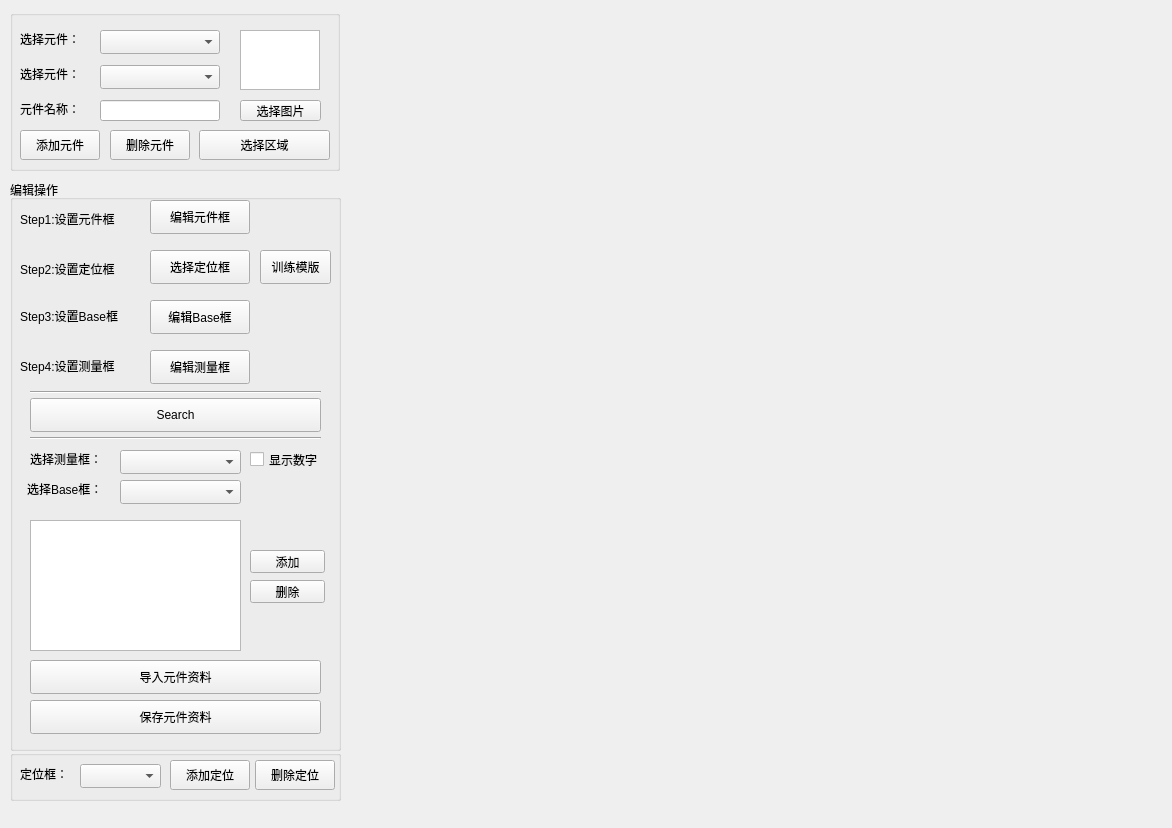
<?xml version="1.0" encoding="UTF-8"?>
<ui version="4.0">
 <class>QVLCellEditor</class>
 <widget class="QWidget" name="QVLCellEditor">
  <property name="geometry">
   <rect>
    <x>0</x>
    <y>0</y>
    <width>1172</width>
    <height>828</height>
   </rect>
  </property>
  <property name="windowTitle">
   <string>QVLCellEditor</string>
  </property>
  <widget class="QGroupBox" name="groupBox">
   <property name="geometry">
    <rect>
     <x>10</x>
     <y>180</y>
     <width>331</width>
     <height>571</height>
    </rect>
   </property>
   <property name="title">
    <string>编辑操作</string>
   </property>
   <widget class="QPushButton" name="pushButton_editCellFrame">
    <property name="geometry">
     <rect>
      <x>140</x>
      <y>20</y>
      <width>100</width>
      <height>34</height>
     </rect>
    </property>
    <property name="text">
     <string>编辑元件框</string>
    </property>
   </widget>
   <widget class="QPushButton" name="pushButton_editCellLocFrame">
    <property name="geometry">
     <rect>
      <x>140</x>
      <y>70</y>
      <width>100</width>
      <height>34</height>
     </rect>
    </property>
    <property name="text">
     <string>选择定位框</string>
    </property>
   </widget>
   <widget class="QPushButton" name="pushButton_editCellBase">
    <property name="geometry">
     <rect>
      <x>140</x>
      <y>120</y>
      <width>100</width>
      <height>34</height>
     </rect>
    </property>
    <property name="text">
     <string>编辑Base框</string>
    </property>
   </widget>
   <widget class="QPushButton" name="pushButton_editCellDetect">
    <property name="geometry">
     <rect>
      <x>140</x>
      <y>170</y>
      <width>100</width>
      <height>34</height>
     </rect>
    </property>
    <property name="text">
     <string>编辑测量框</string>
    </property>
   </widget>
   <widget class="QLabel" name="label_8">
    <property name="geometry">
     <rect>
      <x>10</x>
      <y>30</y>
      <width>161</width>
      <height>18</height>
     </rect>
    </property>
    <property name="text">
     <string>Step1:设置元件框</string>
    </property>
   </widget>
   <widget class="QLabel" name="label_10">
    <property name="geometry">
     <rect>
      <x>10</x>
      <y>80</y>
      <width>151</width>
      <height>18</height>
     </rect>
    </property>
    <property name="text">
     <string>Step2:设置定位框</string>
    </property>
   </widget>
   <widget class="QLabel" name="label_13">
    <property name="geometry">
     <rect>
      <x>10</x>
      <y>127</y>
      <width>161</width>
      <height>18</height>
     </rect>
    </property>
    <property name="text">
     <string>Step3:设置Base框</string>
    </property>
   </widget>
   <widget class="QLabel" name="label_14">
    <property name="geometry">
     <rect>
      <x>10</x>
      <y>177</y>
      <width>161</width>
      <height>18</height>
     </rect>
    </property>
    <property name="text">
     <string>Step4:设置测量框</string>
    </property>
   </widget>
   <widget class="QComboBox" name="comboBox_cellDetectIndex">
    <property name="geometry">
     <rect>
      <x>110</x>
      <y>270</y>
      <width>121</width>
      <height>24</height>
     </rect>
    </property>
   </widget>
   <widget class="QLabel" name="label_16">
    <property name="geometry">
     <rect>
      <x>20</x>
      <y>270</y>
      <width>81</width>
      <height>18</height>
     </rect>
    </property>
    <property name="text">
     <string>选择测量框：</string>
    </property>
   </widget>
   <widget class="QTableView" name="tableView_ItemDetAndBase">
    <property name="geometry">
     <rect>
      <x>20</x>
      <y>340</y>
      <width>211</width>
      <height>131</height>
     </rect>
    </property>
    <property name="autoScroll">
     <bool>false</bool>
    </property>
   </widget>
   <widget class="QComboBox" name="comboBox_cellBaseIndex">
    <property name="geometry">
     <rect>
      <x>110</x>
      <y>300</y>
      <width>121</width>
      <height>24</height>
     </rect>
    </property>
   </widget>
   <widget class="QLabel" name="label_17">
    <property name="geometry">
     <rect>
      <x>17</x>
      <y>300</y>
      <width>91</width>
      <height>18</height>
     </rect>
    </property>
    <property name="text">
     <string>选择Base框：</string>
    </property>
   </widget>
   <widget class="QPushButton" name="pushButton_AddRelation">
    <property name="geometry">
     <rect>
      <x>240</x>
      <y>370</y>
      <width>75</width>
      <height>23</height>
     </rect>
    </property>
    <property name="text">
     <string>添加</string>
    </property>
   </widget>
   <widget class="QPushButton" name="pushButton_DeleteRelation">
    <property name="geometry">
     <rect>
      <x>240</x>
      <y>400</y>
      <width>75</width>
      <height>23</height>
     </rect>
    </property>
    <property name="text">
     <string>删除</string>
    </property>
   </widget>
   <widget class="Line" name="line">
    <property name="geometry">
     <rect>
      <x>20</x>
      <y>250</y>
      <width>291</width>
      <height>16</height>
     </rect>
    </property>
    <property name="orientation">
     <enum>Qt::Horizontal</enum>
    </property>
   </widget>
   <widget class="QPushButton" name="pushButton_loadConfigFile">
    <property name="geometry">
     <rect>
      <x>20</x>
      <y>480</y>
      <width>291</width>
      <height>34</height>
     </rect>
    </property>
    <property name="text">
     <string>导入元件资料</string>
    </property>
   </widget>
   <widget class="QPushButton" name="pushButton_saveConfigFile">
    <property name="geometry">
     <rect>
      <x>20</x>
      <y>520</y>
      <width>291</width>
      <height>34</height>
     </rect>
    </property>
    <property name="text">
     <string>保存元件资料</string>
    </property>
   </widget>
   <widget class="QCheckBox" name="checkBox_showNumber">
    <property name="geometry">
     <rect>
      <x>240</x>
      <y>270</y>
      <width>91</width>
      <height>19</height>
     </rect>
    </property>
    <property name="text">
     <string>显示数字</string>
    </property>
   </widget>
   <widget class="QPushButton" name="pushButton_editCellLocLearn">
    <property name="geometry">
     <rect>
      <x>250</x>
      <y>70</y>
      <width>71</width>
      <height>34</height>
     </rect>
    </property>
    <property name="text">
     <string>训练模版</string>
    </property>
   </widget>
   <widget class="Line" name="line_2">
    <property name="geometry">
     <rect>
      <x>20</x>
      <y>204</y>
      <width>291</width>
      <height>16</height>
     </rect>
    </property>
    <property name="orientation">
     <enum>Qt::Horizontal</enum>
    </property>
   </widget>
   <widget class="QPushButton" name="pushButton_searchCell">
    <property name="geometry">
     <rect>
      <x>20</x>
      <y>218</y>
      <width>291</width>
      <height>34</height>
     </rect>
    </property>
    <property name="text">
     <string>Search</string>
    </property>
   </widget>
  </widget>
  <widget class="QGroupBox" name="groupBox_3">
   <property name="geometry">
    <rect>
     <x>10</x>
     <y>10</y>
     <width>330</width>
     <height>161</height>
    </rect>
   </property>
   <property name="title">
    <string/>
   </property>
   <widget class="QPushButton" name="pushButton_addCell">
    <property name="geometry">
     <rect>
      <x>10</x>
      <y>120</y>
      <width>80</width>
      <height>30</height>
     </rect>
    </property>
    <property name="text">
     <string>添加元件</string>
    </property>
   </widget>
   <widget class="QPushButton" name="pushButton_deleteCell">
    <property name="geometry">
     <rect>
      <x>100</x>
      <y>120</y>
      <width>80</width>
      <height>30</height>
     </rect>
    </property>
    <property name="text">
     <string>删除元件</string>
    </property>
   </widget>
   <widget class="QLabel" name="label_9">
    <property name="geometry">
     <rect>
      <x>10</x>
      <y>90</y>
      <width>81</width>
      <height>18</height>
     </rect>
    </property>
    <property name="text">
     <string>元件名称：</string>
    </property>
   </widget>
   <widget class="QLineEdit" name="lineEdit_CellName">
    <property name="enabled">
     <bool>true</bool>
    </property>
    <property name="geometry">
     <rect>
      <x>90</x>
      <y>90</y>
      <width>120</width>
      <height>21</height>
     </rect>
    </property>
   </widget>
   <widget class="QComboBox" name="comboBox_cellIndex">
    <property name="geometry">
     <rect>
      <x>90</x>
      <y>55</y>
      <width>120</width>
      <height>24</height>
     </rect>
    </property>
   </widget>
   <widget class="QLabel" name="label_7">
    <property name="geometry">
     <rect>
      <x>10</x>
      <y>55</y>
      <width>81</width>
      <height>18</height>
     </rect>
    </property>
    <property name="text">
     <string>选择元件：</string>
    </property>
   </widget>
   <widget class="QGraphicsView" name="graphicsView_cellBitmap">
    <property name="geometry">
     <rect>
      <x>230</x>
      <y>20</y>
      <width>80</width>
      <height>60</height>
     </rect>
    </property>
   </widget>
   <widget class="QPushButton" name="pushButton_selectCellBitmap">
    <property name="geometry">
     <rect>
      <x>230</x>
      <y>90</y>
      <width>81</width>
      <height>21</height>
     </rect>
    </property>
    <property name="text">
     <string>选择图片</string>
    </property>
   </widget>
   <widget class="QComboBox" name="comboBox_cellType">
    <property name="geometry">
     <rect>
      <x>90</x>
      <y>20</y>
      <width>120</width>
      <height>24</height>
     </rect>
    </property>
   </widget>
   <widget class="QLabel" name="label_12">
    <property name="geometry">
     <rect>
      <x>10</x>
      <y>20</y>
      <width>81</width>
      <height>18</height>
     </rect>
    </property>
    <property name="text">
     <string>选择元件：</string>
    </property>
   </widget>
   <widget class="QPushButton" name="pushButton_editCellROI">
    <property name="geometry">
     <rect>
      <x>189</x>
      <y>120</y>
      <width>131</width>
      <height>30</height>
     </rect>
    </property>
    <property name="text">
     <string>选择区域</string>
    </property>
   </widget>
  </widget>
  <widget class="QWidget" name="verticalLayoutWidget">
   <property name="geometry">
    <rect>
     <x>350</x>
     <y>20</y>
     <width>801</width>
     <height>761</height>
    </rect>
   </property>
   <layout class="QVBoxLayout" name="verticalLayout"/>
  </widget>
  <widget class="QGroupBox" name="groupBox_2">
   <property name="geometry">
    <rect>
     <x>10</x>
     <y>750</y>
     <width>331</width>
     <height>51</height>
    </rect>
   </property>
   <property name="title">
    <string/>
   </property>
   <widget class="QPushButton" name="pushButton_addBoardAlign">
    <property name="geometry">
     <rect>
      <x>160</x>
      <y>10</y>
      <width>80</width>
      <height>30</height>
     </rect>
    </property>
    <property name="text">
     <string>添加定位</string>
    </property>
   </widget>
   <widget class="QPushButton" name="pushButton_deleteBoardAlign">
    <property name="geometry">
     <rect>
      <x>245</x>
      <y>10</y>
      <width>80</width>
      <height>30</height>
     </rect>
    </property>
    <property name="text">
     <string>删除定位</string>
    </property>
   </widget>
   <widget class="QComboBox" name="comboBox_alignIndex">
    <property name="geometry">
     <rect>
      <x>70</x>
      <y>14</y>
      <width>81</width>
      <height>24</height>
     </rect>
    </property>
   </widget>
   <widget class="QLabel" name="label_11">
    <property name="geometry">
     <rect>
      <x>10</x>
      <y>15</y>
      <width>61</width>
      <height>18</height>
     </rect>
    </property>
    <property name="text">
     <string>定位框：</string>
    </property>
   </widget>
  </widget>
 </widget>
 <layoutdefault spacing="6" margin="11"/>
 <resources/>
 <connections/>
</ui>
